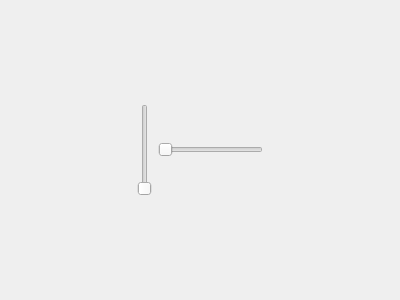
<?xml version="1.0" encoding="UTF-8"?>
<ui version="4.0">
 <class>Dialog</class>
 <widget class="QDialog" name="Dialog">
  <property name="geometry">
   <rect>
    <x>0</x>
    <y>0</y>
    <width>400</width>
    <height>300</height>
   </rect>
  </property>
  <property name="windowTitle">
   <string>Dialog</string>
  </property>
  <layout class="QVBoxLayout" name="verticalLayout_2">
   <item>
    <layout class="QHBoxLayout" name="horizontalLayout_2">
     <item>
      <spacer name="horizontalSpacer">
       <property name="orientation">
        <enum>Qt::Horizontal</enum>
       </property>
       <property name="sizeHint" stdset="0">
        <size>
         <width>40</width>
         <height>20</height>
        </size>
       </property>
      </spacer>
     </item>
     <item>
      <layout class="QVBoxLayout" name="verticalLayout">
       <item>
        <spacer name="verticalSpacer_2">
         <property name="orientation">
          <enum>Qt::Vertical</enum>
         </property>
         <property name="sizeHint" stdset="0">
          <size>
           <width>20</width>
           <height>40</height>
          </size>
         </property>
        </spacer>
       </item>
       <item>
        <layout class="QHBoxLayout" name="horizontalLayout">
         <item>
          <widget class="QSlider" name="verticalSlider">
           <property name="orientation">
            <enum>Qt::Vertical</enum>
           </property>
          </widget>
         </item>
         <item>
          <widget class="QSlider" name="horizontalSlider">
           <property name="orientation">
            <enum>Qt::Horizontal</enum>
           </property>
          </widget>
         </item>
        </layout>
       </item>
       <item>
        <spacer name="verticalSpacer">
         <property name="orientation">
          <enum>Qt::Vertical</enum>
         </property>
         <property name="sizeHint" stdset="0">
          <size>
           <width>20</width>
           <height>40</height>
          </size>
         </property>
        </spacer>
       </item>
      </layout>
     </item>
     <item>
      <spacer name="horizontalSpacer_2">
       <property name="orientation">
        <enum>Qt::Horizontal</enum>
       </property>
       <property name="sizeHint" stdset="0">
        <size>
         <width>40</width>
         <height>20</height>
        </size>
       </property>
      </spacer>
     </item>
    </layout>
   </item>
  </layout>
 </widget>
 <layoutdefault spacing="6" margin="11"/>
 <resources/>
 <connections/>
</ui>
